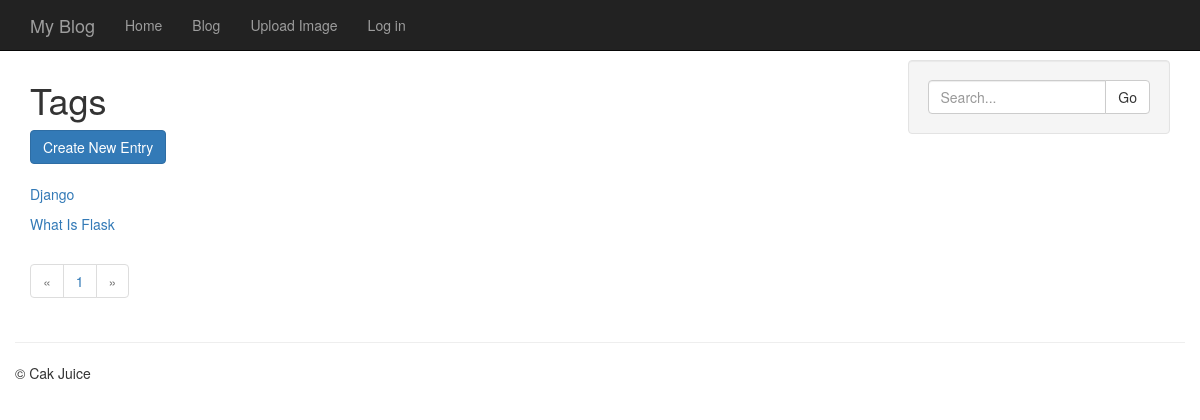
/entries/tags/programming-1/, run on an earlier commit of the app's database.
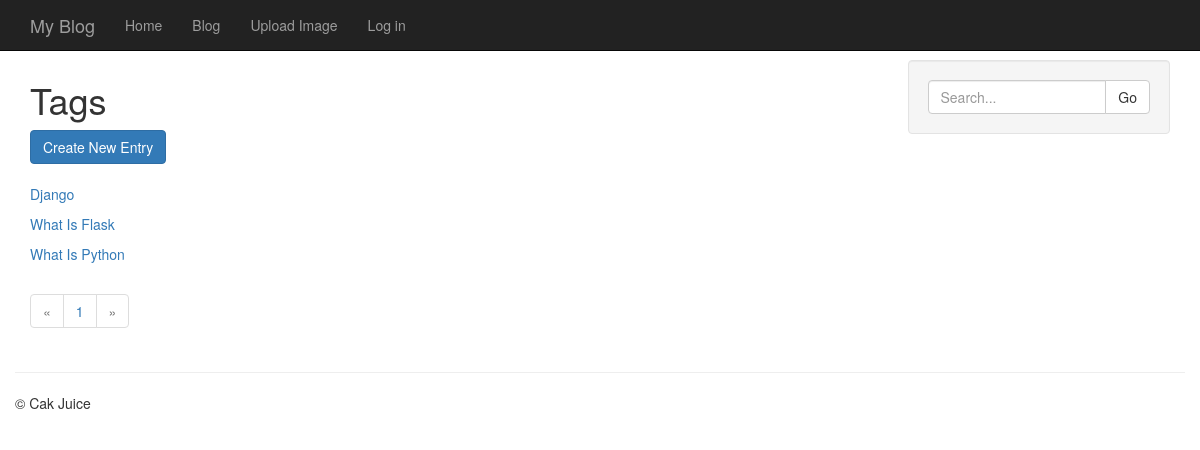
And on a later commit of the database.
### models.py (models this page shows, shortened)
class Entry(db.Model):
	STATUS_PUBLIC = 0
	STATUS_DRAFT = 1
	STATUS_DELETED = 2
	id = db.Column(db.Integer, primary_key=True)
	title = db.Column(db.String(100))
	slug = db.Column(db.String(100), unique=True)
	body = db.Column(db.Text)
	status = db.Column(db.SmallInteger, default=STATUS_PUBLIC)
	created_timestamp = db.Column(db.DateTime, default=datetime.datetime.now)
	modified_timestamp = db.Column(db.DateTime, default=datetime.datetime.now, onupdate=datetime.datetime.now)
	author_id = db.Column(db.Integer, db.ForeignKey('user.id'))
	tags = db.relationship('Tag', secondary=entry_tags, backref=db.backref('entries', lazy='dynamic'))
	def __repr__(self):
		return '<Entry: {0}>'.format(self.title)

### entries/blueprint.py (the view)
@entries.route('/tags/<slug>/')
def tag_detail(slug):
	tag = Tag.query.filter(Tag.slug == slug).first_or_404()
	entries = tag.entries.order_by(Entry.created_timestamp.desc())
	return entry_list('entries/tag_detail.html', entries, tag=tag)

### app.py (called while the page is built)
@app.before_request
def _before_request():
	g.user = current_user

### helpers.py (called while the page is built)
def object_list(template_name, query, paginate_by=20, **context):
	page = request.args.get('page')
	if page and page.isdigit():
		page = int(page)
	else:
		page = 1
	object_list = query.paginate(page, paginate_by)
	return render_template(template_name, object_list=object_list, **context)

def entry_list(template, query, **context):
	query = filter_status_by_user(query)
	valid_statuses = (Entry.STATUS_PUBLIC, Entry.STATUS_DRAFT)
	query = query.filter(Entry.status.in_(valid_statuses))
	if request.args.get('q'):
		search = request.args['q']
		query = query.filter(
				(Entry.body.contains(search)) |
				(Entry.title.contains(search)))
	print(query.all())
	return object_list(template, query, **context)

def filter_status_by_user(query):
	if not g.user.is_authenticated:
		return query.filter(Entry.status == Entry.STATUS_PUBLIC)
	else:
		query = query.filter(
			(Entry.status == Entry.STATUS_PUBLIC) |
			((Entry.author == g.user) & (Entry.status != Entry.STATUS_DELETED)))
		return query

### templates/entries/tag_detail.html (shortened to what this page needs)
{% extends 'entries/base_entries.html' %}
{% block content_title %}Tags{% endblock %}

### templates/includes/list.html
{% for entry in object_list.items %}
	<p><a href="{{ url_for('entries.detail', slug=entry.slug) }}">{{ entry.title }}</a></p>
{% endfor %}

What changed in the data, as far as the page shows it:
now on this page (row edited): Entry: title "What Is Python"
